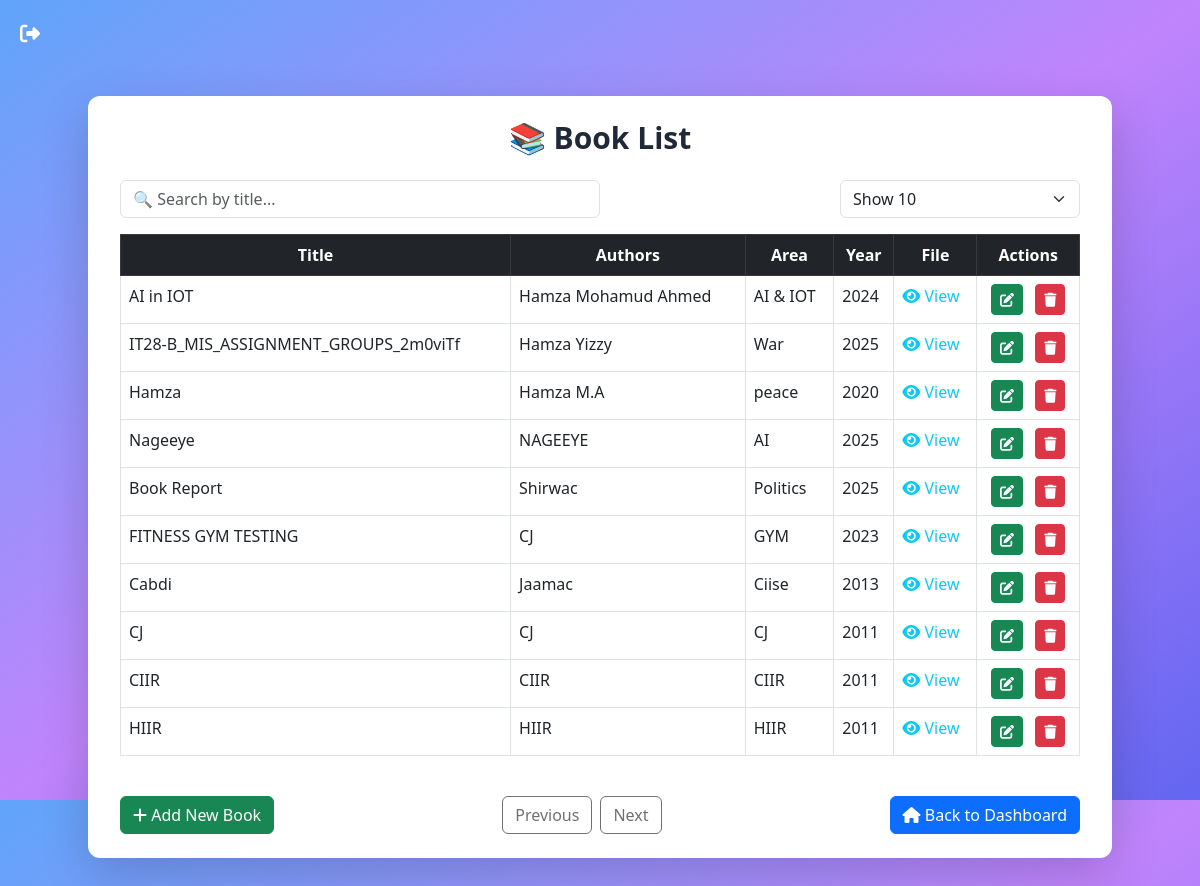
The page /books/ on the database its author committed.
### compare/models.py (models this page shows, shortened)
class Book(models.Model):
    book_id = models.BigAutoField(primary_key=True)
    book_title = models.CharField(max_length=255)
    authors = models.CharField(max_length=255)
    area = models.CharField(max_length=100)
    year = models.IntegerField()
    file = models.FileField(upload_to='books/', null=True, blank=True)

### compare/views.py (the view)
# urls.py: path('books/', views.books_list, name='books_list'),
def books_list(request):
    books = Book.objects.all()
    return render(request, 'compare/book_list.html', {'books': books})

### compare/templates/compare/book_list.html (shortened to what this page needs)
{% load static %}
<!DOCTYPE html>
<html lang="en">
<head>
  <link href="https://cdn.jsdelivr.net/npm/bootstrap@5.3.0/dist/css/bootstrap.min.css" rel="stylesheet">
  <script src="https://cdn.tailwindcss.com"></script>
  <link href="https://cdnjs.cloudflare.com/ajax/libs/font-awesome/6.4.0/css/all.min.css" rel="stylesheet">
</head>
<body class="bg-gradient-to-br from-blue-400 via-purple-400 to-indigo-500 min-h-screen text-gray-800">
<a href="{% url 'logout' %}" class="absolute top-5 left-5 text-white text-xl">
  <i class="fas fa-sign-out-alt"></i>
</a>
<div class="container bg-white mt-24 mb-12 rounded-xl shadow-lg py-6 px-8 mx-auto">
  <h1 class="text-3xl font-bold text-center mb-6">📚 Book List</h1>
  <div class="d-flex justify-content-between mb-3">
    <input type="text" id="searchInput" class="form-control w-50" placeholder="🔍 Search by title...">
    <select id="rowSelector" class="form-select w-25">
      <option value="10" selected>Show 10</option>
    </select>
  </div>
  <div class="table-responsive">
    <table class="table table-bordered table-hover">
      <thead class="table-dark text-center">
        <tr>
          <th>Title</th>
          <th>Authors</th>
          <th>Area</th>
          <th>Year</th>
          <th>File</th>
          <th>Actions</th>
        </tr>
      </thead>
      <tbody id="bookTable">
        {% for book in books %}
        <tr>
          <td class="book-title">{{ book.book_title }}</td>
          <td>{{ book.authors }}</td>
          <td>{{ book.area }}</td>
          <td>{{ book.year }}</td>
          <td>
            {% if book.file %}
              <a href="{% url 'view_book_file' book.book_id %}" target="_blank" class="text-info"><i class="fa fa-eye"></i> View</a>
            {% else %}
              <span class="text-muted">No File</span>
            {% endif %}
          </td>
          <td class="text-center">
            <a href="{% url 'edit_book' book.book_id %}" class="btn btn-success btn-sm me-2">
              <i class="fa fa-edit"></i>
            </a>
            <button type="button" class="btn btn-danger btn-sm delete-btn" data-book-id="{{ book.book_id }}">
              <i class="fa fa-trash"></i>
            </button>
          </td>
        </tr>
        {% empty %}
        <tr><td colspan="6" class="text-center text-muted">No books available. Add a new book!</td></tr>
        {% endfor %}
      </tbody>
    </table>
  </div>
  <div class="d-flex justify-content-between align-items-center mt-4">
    <a href="{% url 'add_book' %}" class="btn btn-success"><i class="fa fa-plus"></i> Add New Book</a>
    <div class="d-flex gap-2">
      <button id="prevBtn" class="btn btn-outline-dark">Previous</button>
      <button id="nextBtn" class="btn btn-outline-dark">Next</button>
    </div>
    <a href="{% url 'dashboard' %}" class="btn btn-primary"><i class="fa fa-home"></i> Back to Dashboard</a>
  </div>
</div>
</body>
</html>

### rows shown on the page
Book: book_title "AI in IOT", authors "Hamza Mohamud Ahmed", area "AI & IOT", year "2024", shows "View"
Book: book_title "IT28-B_MIS_ASSIGNMENT_GROUPS_2m0viTf", authors "Hamza Yizzy", area "War", year "2025", shows "View"
Book: book_title "Hamza", authors "Hamza M.A", area "peace", year "2020", file "View"
Book: book_title "Nageeye", authors "NAGEEYE", area "AI", year "2025", shows "View"
Book: book_title "Book Report", authors "Shirwac", area "Politics", year "2025", shows "View"
Book: book_title "FITNESS GYM TESTING", authors "CJ", area "GYM", year "2023", shows "View"
Book: book_title "Cabdi", authors "Jaamac", area "Ciise", year "2013", shows "View"
Book: book_title "CJ", authors "CJ", area "CJ", year "2011", shows "View"
Book: book_title "CIIR", authors "CIIR", area "CIIR", year "2011", shows "View"
Book: book_title "HIIR", authors "HIIR", area "HIIR", year "2011", shows "View"
